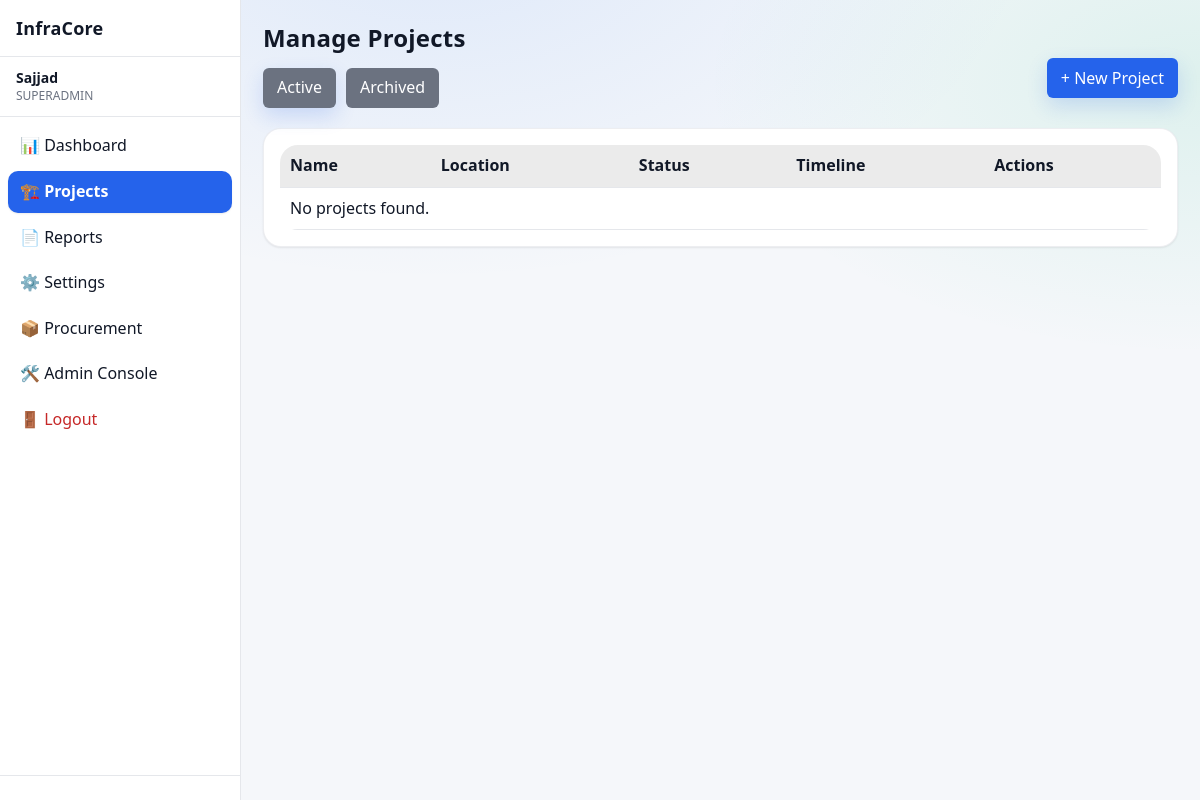
Page /projects/manage (signed in) on the earlier database version.
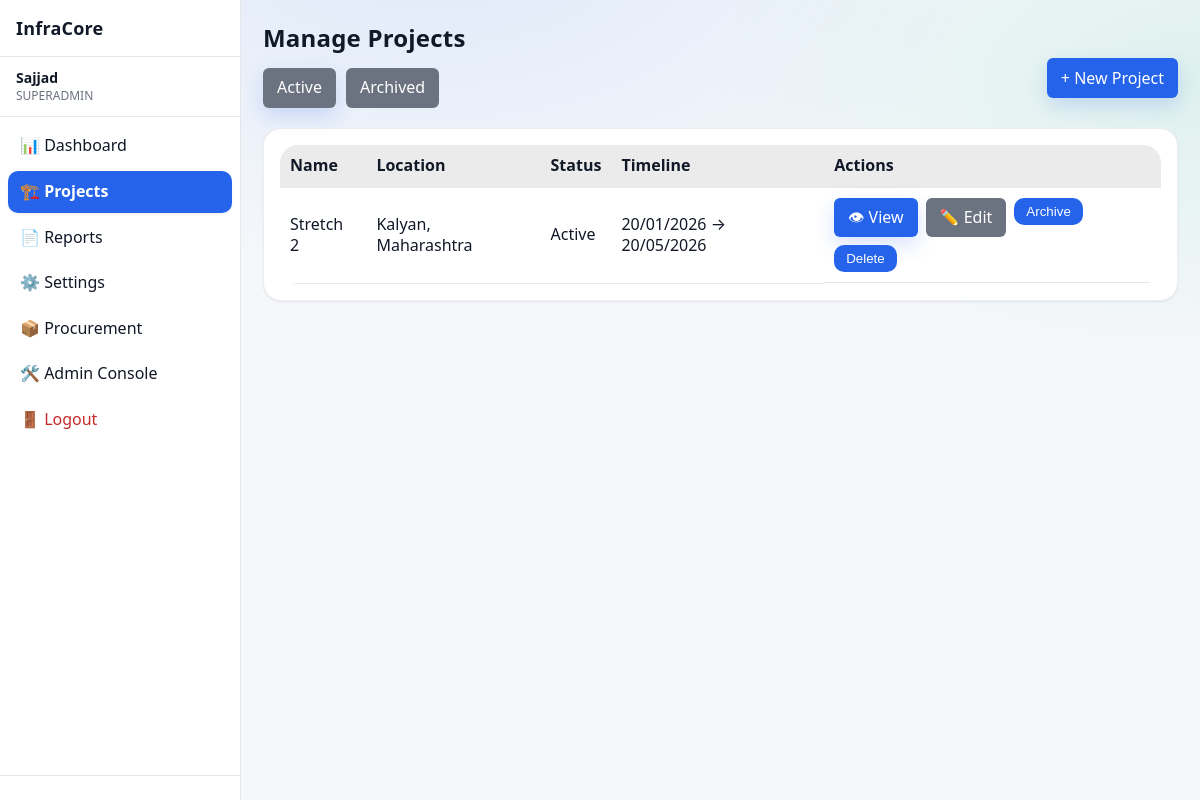
Same page on the later database version.
### app/models/project.py (models this page shows)
class Project(Base):
    __tablename__ = "projects"
    id = Column(Integer, primary_key=True, index=True)
    name = Column(String(255), nullable=False)
    project_code = Column(String(100), nullable=True)
    client_authority = Column(String(255), nullable=True)
    contractor = Column(String(255), nullable=True)
    consultant_pmc = Column(String(255), nullable=True)
    is_active = Column(Boolean, default=True, nullable=False)
    status = Column(String(20), default="active", nullable=False)
    road_type = Column(String(100), nullable=False)
    lanes = Column(Integer, nullable=False)
    road_width = Column(Float, nullable=False)
    road_length_km = Column(Float, nullable=False)
    carriageway_width = Column(Float, nullable=True)
    shoulder_type = Column(String(100), nullable=True)
    median_type = Column(String(100), nullable=True)
    project_type = Column(String(50), nullable=False, server_default="")
    road_name = Column(String(255), nullable=True)
    lane_configuration = Column(String(10), nullable=True)
    road_pavement_type = Column(String(20), nullable=True)
    terrain_type = Column(String(20), nullable=True)
    concrete_pavement_type = Column(String(20), nullable=True)  # PQC/RCC
    slab_thickness_mm = Column(Integer, nullable=True)
    grade_of_concrete = Column(String(20), nullable=True)
    joint_spacing_m = Column(Float, nullable=True)
    dowel_diameter_mm = Column(Integer, nullable=True)
    tie_bar_diameter_mm = Column(Integer, nullable=True)
    road_construction_type = Column(String(100), nullable=True)
    road_category = Column(String(100), nullable=True)
    road_engineering_type = Column(String(150), nullable=True)
    road_preset_key = Column(String(200), nullable=True)
    road_extras_json = Column(Text, nullable=True)
    preset_activities_json = Column(Text, nullable=True)
    preset_materials_json = Column(Text, nullable=True)
    country = Column(String(100), nullable=False)
    state = Column(String(100), nullable=True)
    district = Column(String(100), nullable=True)
    city = Column(String(100), nullable=False)
    location_id = Column(Integer, ForeignKey("locations.id"), nullable=True)
    chainage_start = Column(String(50), nullable=True)
    chainage_end = Column(String(50), nullable=True)
    planned_start_date = Column(Date, nullable=False)
    planned_end_date = Column(Date, nullable=False)
    created_by = Column(Integer, nullable=False)
    created_at = Column(DateTime, default=datetime.utcnow, nullable=False)
    updated_at = Column(
        DateTime,
        default=datetime.utcnow,
        onupdate=datetime.utcnow,
        nullable=False,
    )
    completed_at = Column(DateTime, nullable=True)
    activities = relationship(
        "Activity",
        back_populates="project",
        cascade="all, delete-orphan"
    )
    project_activities = relationship(
        "ProjectActivity",
        back_populates="project",
        cascade="all, delete-orphan"
    )
    planned_materials = relationship(
        "PlannedMaterial",
        back_populates="project",
        cascade="all, delete-orphan"
    )
    material_usage_daily = relationship(
        "MaterialUsageDaily",
        back_populates="project",
        cascade="all, delete-orphan"
    )
    location = relationship("Location")

### app/routes/projects.py (the view)
@router.get("/manage", response_class=HTMLResponse)
def manage_projects_page(request: Request, view: str | None = "active", db: Session = Depends(get_db)):
    user = request.session.get("user")
    if not user:
        flash(request, "Please login to continue", "warning")
        return RedirectResponse("/login", status_code=302)
    query = db.query(Project)
    if user.get("role") not in {"admin", "superadmin"}:
        query = query.filter(Project.created_by == user["id"])
    if view == "archived":
        query = query.filter(Project.is_active == False)
    else:
        query = query.filter(Project.is_active == True)
    projects = query.order_by(Project.created_at.desc()).all()
    return templates.TemplateResponse(
        "projects_manage.html",
        {"request": request, "projects": projects, "view": view, "user": user}
    )

### app/templates/projects_manage.html (shortened to what this page needs)
{% extends "base.html" %}
{% block content %}
<h1 class="page-title">Manage Projects</h1>
<div style="display:flex;gap:10px;margin-bottom:20px">
    <a href="/projects/manage?view=active"
       class="btn-secondary {% if view=='active' %}btn-primary{% endif %}">
        Active
    </a>
    <a href="/projects/manage?view=archived"
       class="btn-secondary {% if view=='archived' %}btn-primary{% endif %}">
        Archived
    </a>
    {% if user["role"] in ["admin", "superadmin", "manager"] %}
    <div style="margin-left:auto">
        <a href="/projects/new" class="btn-primary">
            + New Project
        </a>
    </div>
    {% endif %}
</div>
<div class="card">
<table class="table">
<thead>
<tr>
    <th>Name</th>
    <th>Location</th>
    <th>Status</th>
    <th>Timeline</th>
    <th>Actions</th>
</tr>
</thead>
<tbody>
{% for p in projects %}
<tr>
    <td><a href="/projects/{{ p.id }}" class="project-link" title="Open project overview">{{ p.name }}</a></td>
    <td>{{ p.city }}{% if p.state %}, {{ p.state }}{% endif %}</td>
    <td>{{ p.status|capitalize }}</td>
    <td>{{ p.planned_start_date|ddmmyyyy }} → {{ p.planned_end_date|ddmmyyyy }}</td>
    <td style="display:flex;gap:8px;flex-wrap:wrap">
        <a href="/projects/{{ p.id }}" class="btn-primary">
            👁 View
        </a>
        {% if user["role"] in ["admin", "superadmin", "manager"] %}
        <a href="/projects/{{ p.id }}/edit" class="btn-secondary">
            ✏️ Edit
        </a>
        {% endif %}
                {% if user["role"] in ["admin", "superadmin", "manager"] %}
        <form method="post" action="/projects/{{ p.id }}/archive"
              onsubmit="return confirm('Archive this project? It will be hidden from active lists but can be restored later.')">
            <button class="btn-warning">
                {% if p.is_active %}
                    Archive
                {% else %}
                    Restore
                {% endif %}
            </button>
        </form>
        {% endif %}
                {% if user["role"] in ["admin", "superadmin"] %}
                <form method="post"
                            action="/projects/{{ p.id }}/delete"
                            onsubmit="return confirm('Delete this project permanently? This action is irreversible and will remove all project data.')">
                        <button class="btn-danger">Delete</button>
                </form>
                {% endif %}
    </td>
</tr>
{% else %}
<tr>
    <td colspan="5">No projects found.</td>
</tr>
{% endfor %}
</tbody>
</table>
</div>
{% endblock %}

Differences in the rows shown:
added Project: name "Stretch 2", city "Kalyan", state "Maharashtra", status "Active", planned_start_date|ddmmyyyy "20/01/2026", planned_end_date|ddmmyyyy "20/05/2026", is_active "Archive"
Other differences:
text no longer shown: "No projects found."
